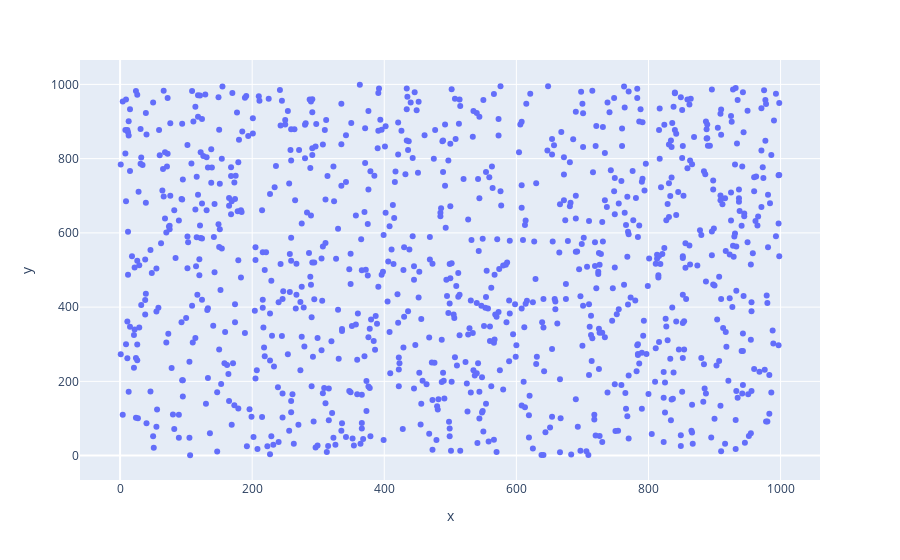

This figure's notebook cell:
### Markdown cell above
1.Write a program to draw a scatter plot for random 1000 x and y coordinates

### Code cell
import plotly.express as px
import numpy as np
x = np.random.randint(1,1000, size=(1000))
y = np.random.randint(1,1000, size=(1000))
px.scatter(x = x, y = y)

### Figure 1 — Plotly figure (JSON) as saved in the notebook; plotly's stock layout.template omitted (floating-point values rounded to 4 significant figures; data arrays with more than 128 entries replaced by an {"elided": "..."} marker saying what was removed)
{"data": [{"hovertemplate": "x=%{x}<br>y=%{y}<extra></extra>", "legendgroup": "", "marker": {"color": "#636efa", "symbol": "circle"}, "mode": "markers", "name": "", "orientation": "v", "showlegend": false, "type": "scatter", "x": {"elided": "1000 int values"}, "xaxis": "x", "y": {"elided": "1000 int values"}, "yaxis": "y"}], "layout": {"legend": {"tracegroupgap": 0}, "margin": {"t": 60}, "xaxis": {"anchor": "y", "domain": [0, 1], "title": {"text": "x"}}, "yaxis": {"anchor": "x", "domain": [0, 1], "title": {"text": "y"}}}}
